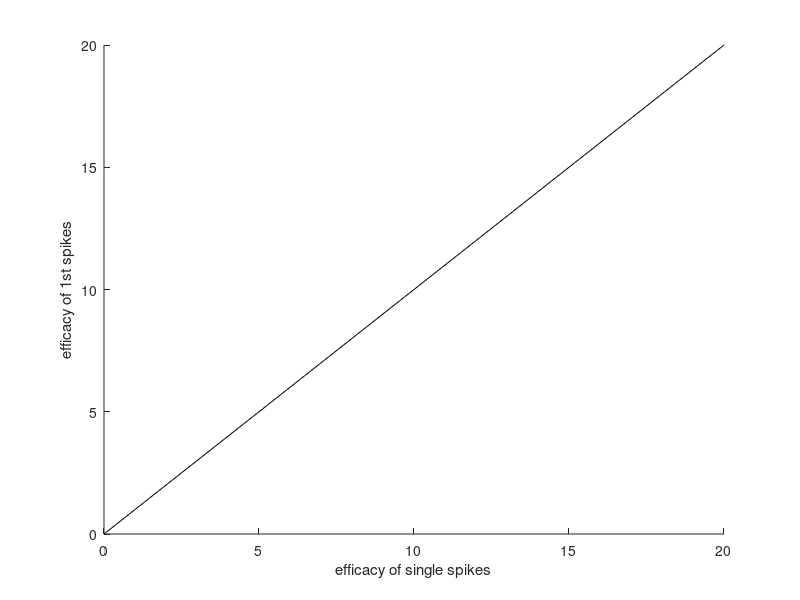

Source code (MATLAB): (Note: this script raises an error after producing the figure.)
data_path = '/data/congcong/rat_MGB_A1/3_singleunit/dmr';
pair_files = dir(fullfile(data_path, '*pairs.mat'));
fig_folder = '/data/congcong/rat_MGB_A1/figure/singleunit/connect/homosynaptic';
cd(data_path)

%% get efficacy of connected pairs
binsize = 0.5;
centers = -100:binsize:100;
DT = 50;
isi_min = 5;
for ii = 1:length(pair_files)
    
    filename = fullfile(data_path, pair_files(ii).name);
    load(filename, 'connected_pairs')
    if isempty(connected_pairs)
        continue
    end
    exp = pair_files(ii).name(1:13);
    file_MGB = dir(fullfile(data_path, [exp '*H31x64*split.mat']));
    data = load(fullfile(data_path, file_MGB.name), 'spk');
    spk_MGB = data.spk.spk;
    file_A1 = dir(fullfile(data_path, [exp '*H22x32*split.mat']));
    data = load(fullfile(data_path, file_A1.name), 'spk');
    spk_A1 = data.spk.spk;
    
    for jj = 1:length(connected_pairs)
        
        idx_MGB = connected_pairs(jj).idx_MGB;
        idx_A1 = connected_pairs(jj).idx_A1;
        
        spktimes_spon_MGB = spk_MGB(idx_MGB).spiketimes_spon;
        spktimes_stim_MGB = spk_MGB(idx_MGB).spiketimes_dmr;
        spktimes_spon_A1 = spk_A1(idx_A1).spiketimes_spon;
        spktimes_stim_A1 = spk_A1(idx_A1).spiketimes_dmr;
        
        spk_pairs_spon = connected_pairs(jj).spk_pair_spon;
        spk_pairs_stim = connected_pairs(jj).spk_pair_stim;
        
        figure('Renderer', 'painters', 'Position', [50 50 1000 750],'visible', 'off')
        
        % -------raster for single spikes and spike pairs ---------------------------------
        xl = 'Time After MGB Spike\n (ms)';
        
        % raster plot - single spikes
        subplot('position', [.05, .08, .18, .85])
        r_spon = connected_pairs(jj).raster_spon;
        [r_spon, nspk_spon, reftimes_spon] = get_single_spk(...
            r_spon, spktimes_spon_MGB, DT);
        r_stim = connected_pairs(jj).raster_stim;
        [r_stim, nspk_stim, reftimes_stim] = get_single_spk(...
            r_stim, spktimes_stim_MGB, DT);
        connected_pairs(jj).raster_spon_single = r_spon;
        connected_pairs(jj).raster_stim_single = r_stim;
        connected_pairs(jj).nspk_MGB_spon_single = nspk_spon;
        connected_pairs(jj).nspk_MGB_stim_single = nspk_stim;
        r_stim(:, 2) = r_stim(:, 2) + nspk_spon;
        r = [r_spon; r_stim];
        nspk = nspk_stim + nspk_spon;
        raster_format(r, nspk, 'MGB single spikes', xl, 'Spike #')
        plot([-40 40], nspk_spon*[1 1], 'k', 'linewidth', 1)
        
        % raster plot - spike pairs
        fig =  subplot('position', [.27, .08, .18, .85]);
        r = connected_pairs(jj).raster_pair_all;
        nspk = length(connected_pairs(jj).spk_pair_all);
        raster_format(r, nspk, 'MGB spike pairs', xl, 'Spike Pair #')
        raster_format2(r, nspk, fig)

        % -------ccg for single spikes and spike pairs ---------------------------------
        subplot('position', [.55, .68, .18, .24]);
        dur = max([spktimes_spon_MGB;spktimes_spon_A1]);
        reftimes_single = [reftimes_spon; reftimes_stim + dur + 100];
        spiketimes_all = [spktimes_spon_A1; spktimes_stim_A1 + dur + 100];
        nspk = length(reftimes_single);
        [efficacy, ccg, baseline] = ccg_format3(spiketimes_all, reftimes_single, nspk);
        connected_pairs(jj).efficacy_single_all = efficacy;
        connected_pairs(jj).ccg_single_all = ccg;
        connected_pairs(jj).baseline_single_all = baseline;
        xlabel('')
        title('Single Spike')
        
        subplot('position', [.55, .38, .18, .24]);
        reftimes_1st = [spk_pairs_spon(:,1); ...
            spk_pairs_stim(:,1) + dur + 100];
        nspk = length(reftimes_1st);
        [efficacy, ccg, baseline] = ccg_format3(...
            spiketimes_all, reftimes_1st, nspk);
        connected_pairs(jj).efficacy_1st_all = efficacy;
        connected_pairs(jj).ccg_1st_all = ccg;
        connected_pairs(jj).baseline_1st_all = baseline;
        ylabel('A1 Neuron Response (spikes)')
        title('1st Spike')
        xlabel('')
        
        subplot('position', [.55, .08, .18, .24]);
        reftimes_2nd = [spk_pairs_spon(:,2); ...
            spk_pairs_stim(:,2) + dur + 100];
        nspk = length(reftimes_2nd);
        [efficacy, ccg, baseline] = ccg_format3(...
            spiketimes_all, reftimes_2nd, nspk);
        connected_pairs(jj).efficacy_2nd_all = efficacy;
        connected_pairs(jj).ccg_2nd_all = ccg;
        connected_pairs(jj).baseline_2nd_all = baseline;
        xlabel('Time after MGB spike (ms)')
        title('2nd Spike')
        
        % -------# of A1 spikes folowing spike pairs-----------------------
        isi = 1:30;
        nA1spk1 = nan(1, 30);
        nA1spk2 = nan(1, 30);
        nMGBspkpair = nan(1, 30);
        spk_pairs = connected_pairs(jj).raster_pair_all;
        spk_single = [connected_pairs(jj).raster_spon_single;...
            connected_pairs(jj).raster_stim_single];
        for kk = 1:length(isi)
            
            idx = spk_pairs(:, 3) > kk-1 & spk_pairs(:, 3) <= kk;
            if sum(idx) ~= 0
               spk = spk_pairs(idx, :);
            spktimes2 = spk(:, 1) - spk(:, 3);
            nA1spk1(kk) = sum(spk(:,1) > 0 & spk(:,1) <= 5);
            nA1spk2(kk) = sum(spktimes2 > 0 & spktimes2 <= 5);
            nMGBspkpair(kk) = length(spk);
            end
        end
        nA1spk = sum(spk_single(:,1) > 0 & spk_single(:,1) <= 5);
        nMGBsingle = connected_pairs(jj).nspk_MGB_spon_single...
            + connected_pairs(jj).nspk_MGB_stim_single;
        
        subplot('position', [.8, .68, .18, .24]);
        nA1spk1 =  nA1spk1./nMGBspkpair;
        nA1spk1 = smooth(nA1spk1, 3, 'moving');
        nA1spk2 =  nA1spk2./nMGBspkpair;
        nA1spk2 = smooth(nA1spk2, 3, 'moving');
        nA1spk =  nA1spk/nMGBsingle;
        plot(1:30, nA1spk1, 'k--')
        hold on
        plot(1:30, nA1spk2, 'k-')
        xlabel('ISI (ms)')
        ylabel(sprintf('# of A1 spikes \n/ # of MGB spikes'))
        plot([1 30], nA1spk * [1 1], 'k:')
        legend({'1st', '2nd', 'single'})
        ymax = max([nA1spk1; nA1spk2; nA1spk]);
        ylim([0, ymax*1.2])
        
        %---------- ISI -------------------------------------------
        isi_MGB_spon = diff(spktimes_spon_MGB);
        isi_MGB_stim = diff(spktimes_stim_MGB);
        isi_A1_spon = diff(spktimes_spon_A1);
        isi_A1_stim = diff(spktimes_stim_A1);
        
        subplot('position', [.8, .38, .18, .24]);
        edges = 0:0.5:40;
        isi_spon = histcounts(isi_MGB_spon, edges);
        isi_stim = histcounts(isi_MGB_stim, edges);
        c =  (edges(1:end-1) + edges(2:end))/2;
        bar(c, isi_spon, 'facecolor', 0.4*[1 1 1], 'edgecolor', 0.4*[1 1 1])
        hold on
        plot(c, isi_stim, 'k')
        ymax = max([isi_spon, isi_stim])*1.1;
        ylim([0 ymax])
        xlabel('MGB ISI (ms)')
        ylabel('# of spikes')
        
        subplot('position', [.8, .08, .18, .24]);
        edges = 0:0.5:40;
        isi_spon = histcounts(isi_A1_spon, edges);
        isi_stim = histcounts(isi_A1_stim, edges);
        c =  (edges(1:end-1) + edges(2:end))/2;
        bar(c, isi_spon, 'facecolor', 0.4*[1 1 1], 'edgecolor', 0.4*[1 1 1])
        hold on
        plot(c, isi_stim, 'k')
        ymax = max([isi_spon, isi_stim])*1.1;
        ylim([0 ymax])
        xlabel('A1 ISI (ms)')
        ylabel('# of spikes')

        saveas(gcf, fullfile(fig_folder, sprintf('homosynaptic-%s-tha%d-crtx%d.jpg', exp, idx_MGB, idx_A1)))
        close
        
    end
    
    save(filename, 'connected_pairs')
end
%% summary plot of efficacy
efficacy_single = [];
efficacy1 = [];
efficacy2 = [];
for ii = 1:length(pair_files)
    filename = fullfile(data_path, pair_files(ii).name);
    load(filename, 'connected_pairs')
    for jj = 1:length(connected_pairs)
        efficacy1 = [efficacy1, connected_pairs(jj).efficacy_1st_all];
        efficacy2 = [efficacy2, connected_pairs(jj).efficacy_2nd_all];
        efficacy_single = [efficacy_single, ...
            connected_pairs(jj).efficacy_single_all];
    end
end

figure('Position', [10 50 250 250])
scatter(efficacy_single, efficacy1, 'k')
hold on
plot([0 20], [0, 20], 'k')
xlim([0 20])
ylim([0 20])
xlabel('efficacy of single spikes')
ylabel('efficacy of 1st spikes')
p = signrank(efficacy1, efficacy_single);
if p< 0.05
    title('p=%.3f', p)
end
saveas(gcf, fullfile(fig_folder, 'efficacy_1st_vs_single.jpg'))
close

figure('Position', [10 50 250 250])
scatter(efficacy_single, efficacy2, 'k')
hold on
plot([0 20], [0, 20], 'k')
xlim([0 20])
ylim([0 20])
xlabel('efficacy of single spikes')
ylabel('efficacy of 2nd spikes')
p = signrank(efficacy_single, efficacy2);
if p< 0.05
    title('p=%.3f', p)
end
saveas(gcf, fullfile(fig_folder, 'efficacy_2nd_vs_single.jpg'))
close

figure('Position', [10 50 250 250])
scatter(efficacy2, efficacy1, 'k')
hold on
plot([0 20], [0, 20], 'k')
xlim([0 20])
ylim([0 20])
p = signrank(efficacy1, efficacy2);
if p< 0.05
    title('p=%.3f', p)
end
xlabel('efficacy of 1st spikes')
ylabel('efficacy of 2nd spikes')
saveas(gcf, fullfile(fig_folder, 'efficacy_2nd_vs_1st.jpg'))
close 

idx = efficacy1 > efficacy_single;
figure('Position', [10 50 250 250])
scatter(efficacy_single(idx), efficacy1(idx))
hold on
scatter(efficacy_single(~idx), efficacy1(~idx))
plot([0 20], [0, 20], 'k')
xlim([0 20])
ylim([0 20])
xlabel('efficacy of single spikes')
ylabel('efficacy of 1st spikes')
saveas(gcf, fullfile(fig_folder, 'efficacy_1st_vs_single_group.jpg'))
close

figure('Position', [10 50 250 250])
scatter(efficacy_single(idx), efficacy2(idx))
hold on
scatter(efficacy_single(~idx), efficacy2(~idx))
plot([0 20], [0, 20], 'k')
xlim([0 20])
ylim([0 20])
xlabel('efficacy of single spikes')
ylabel('efficacy of 2nd spikes')
saveas(gcf, fullfile(fig_folder, 'efficacy_2nd_vs_single_group.jpg'))
close

figure('Position', [10 50 250 250])
scatter(efficacy1(idx), efficacy2(idx))
hold on
scatter(efficacy1(~idx), efficacy2(~idx))
plot([0 20], [0, 20], 'k')
xlim([0 20])
ylim([0 20])
xlabel('efficacy of 1st spikes')
ylabel('efficacy of 2nd spikes')
saveas(gcf, fullfile(fig_folder, 'efficacy_2nd_vs_1st_group.jpg'))
close 
%% helper functions
function [r, nspk, sspktimes] = get_single_spk(r, spiketimes, DT)
isi = diff(spiketimes);
single_spk = find(isi(1:end-1) > DT & isi(2:end) > DT)+1;
sspktimes = spiketimes(single_spk);
nspk = length(single_spk);
r = r(ismember(r(:,2), single_spk), :);
idx_map = zeros(1, max(single_spk));
single_spk = [single_spk, (1:length(single_spk))'];
idx_map(single_spk(:,1)) = single_spk(:,2);
r(:,2) = idx_map(r(:,2));
end

function raster_format(raster, ymax, t, xl, yl)
scatter(raster(:,1), raster(:,2), 1.5, ...
                'markeredgecolor', 0.4*[1 1 1])
hold on
plot([0 0], [1 ymax], 'b--', 'linewidth', 1)
box on
xlim([-40 40])
ylim([1, ymax])
yticks(ylim)
ylabel(yl)
xlabel(sprintf(xl))
yh = get(gca,'ylabel');
p = get(yh,'position');
p(1) = p(1)*0.8;
set(yh, 'position', p)
title(t)
end

function raster_format2(r, nspk, fig)
isi = unique(ceil(r(:,3)));
yt = zeros(1, length(isi));
for kk = 1:length(isi)
    idx = find(r(:,3) <= isi(kk), 1, 'last');
    plot([-40, 40], r(idx, 2)*[1, 1], 'k')
    yt(kk) = r(idx, 2);
end
idx = find(diff(yt) == 0);
yt(idx) = [];
isi(idx) = [];
yt(end) = nspk;
yt = [0 yt];
for kk = 1:length(yt)-1
    plot(isi(kk)*[1 1], [yt(kk), yt(kk+1)], 'b-')
end
yyaxis right
set(fig, 'YColor', [0 0 0])
ylim([1 nspk])
yt(1) = [];
yticks(yt)
yticklabels(isi)
ylabel('ISI (ms)')
end

function ccg_format(centers, ccg, baseline, xl, efficacy)

bar(centers, ccg, 1, 'k')
hold on
ymax = max(ccg)*1.1;
plot([0, 0], [0, ymax], 'b--', 'linewidth', 1)
plot(centers, baseline, 'b')
xlim([-40 40])
ylim([0, ymax])
xlabel(sprintf(xl))
text(15, 0.8*ymax, sprintf('%.2f', efficacy))
end

function [efficacy, ccg, baseline] = ccg_format3(spiketimes, reftimes, nspk)
t = 103:110;
centers = -50:0.5:50;
xl = 'Time After MGB Spike';

[baseline, ccg] = get_baseline(spiketimes, reftimes, 0.5);
ccg_baseline = ccg - baseline;
causal_spikes = ccg_baseline(t);
efficacy = sum(causal_spikes(causal_spikes > 0))/ nspk*100;
ccg_format(centers, ccg, baseline, xl, efficacy)
end